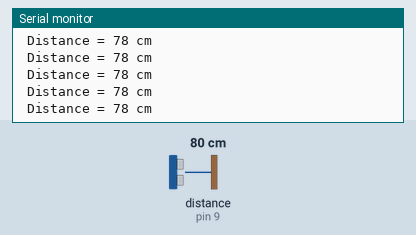
A sketch run on a simulated Arduino Uno, built with avr-gcc and run on an emulated ATmega328P. Parts: the last lines printed to the serial monitor. Wiring (inferred from the names in the program): ultrasonic range finder: trigger pin 10; echo pin 9. The test bench sets the inputs (shaded band); at power-on: distance to the obstacle (sensor on pin 9) 80 cm. The echo pulse lasts 58.3 µs per cm.

Above: at 1.2 s.
1.3 s: distance to the obstacle (sensor on pin 9) set to 2 cm
At 2.3 s:
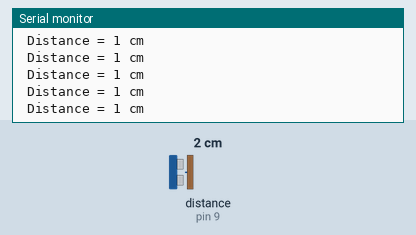
4.3 s: distance to the obstacle (sensor on pin 9) set to 18 cm
At 5.1 s:
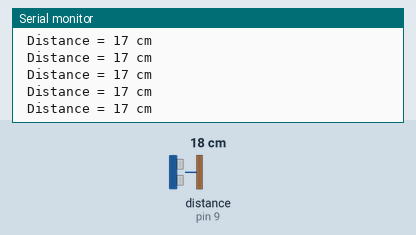
7.3 s: distance to the obstacle (sensor on pin 9) set to 120 cm
At 7.9 s:
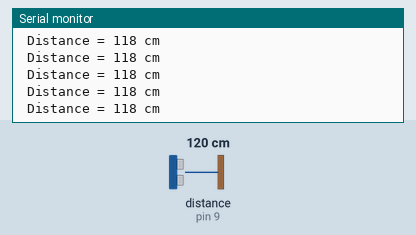
13.3 s: distance to the obstacle (sensor on pin 9) set to 4 cm
At 14.0 s:
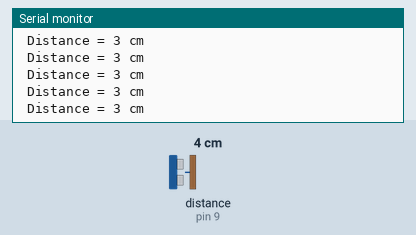
16.3 s: distance to the obstacle (sensor on pin 9) set to 35 cm
At 16.9 s:
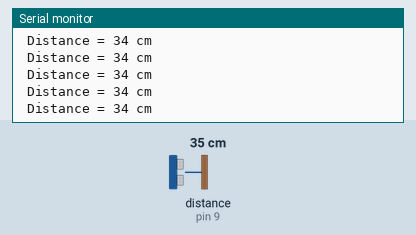
19.3 s: distance to the obstacle (sensor on pin 9) set to 9 cm
At 19.9 s:
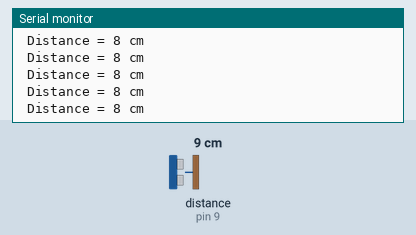
Timing chart, 0 to 22.3 s (numbered marks = the images above; inputs shaded):
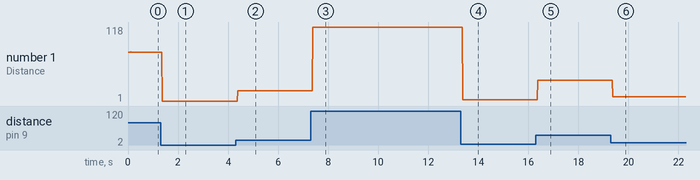

Measured:
- after the input at 1.3 s, the serial monitor: prints a new line after 0.07 s (image 1)
- after the input at 4.3 s, the serial monitor: prints a new line after 0.08 s (image 2)
- after the input at 7.3 s, the serial monitor: prints a new line after 0.09 s (image 3)
- after the input at 13.3 s, the serial monitor: prints a new line after 0.08 s (image 4)
- after the input at 16.3 s, the serial monitor: prints a new line after 0.07 s (image 5)
- after the input at 19.3 s, the serial monitor: prints a new line after 0.08 s (image 6)
- plotted number 1: 78 → 1 after the input at 1.3 s, 1 → 17 after the input at 4.3 s, 17 → 118 after the input at 7.3 s, 118 → 3 after the input at 13.3 s, 3 → 34 after the input at 16.3 s

The sketch:

EXPT8_MQ6_Gas.ino
```cpp
int trig = 10;
int echo = 9;
long duration;
int cm;
void setup() {
// put your setup code here, to run once:
pinMode(trig, OUTPUT);
pinMode(echo,INPUT);

Serial.begin(9600);
}
void loop() { // Sketch to calculate ultrasonic distance
digitalWrite(trig, LOW);
delayMicroseconds(10);
digitalWrite(trig, HIGH);
delayMicroseconds(10);
digitalWrite(trig, LOW);
delayMicroseconds(10);
duration = pulseIn(echo, HIGH);
cm = (duration/2) * 0.034;
// Print Value on Serial Monitor
Serial.print(" Distance = ");
Serial.print(cm);
Serial.println(" cm");
}
```
